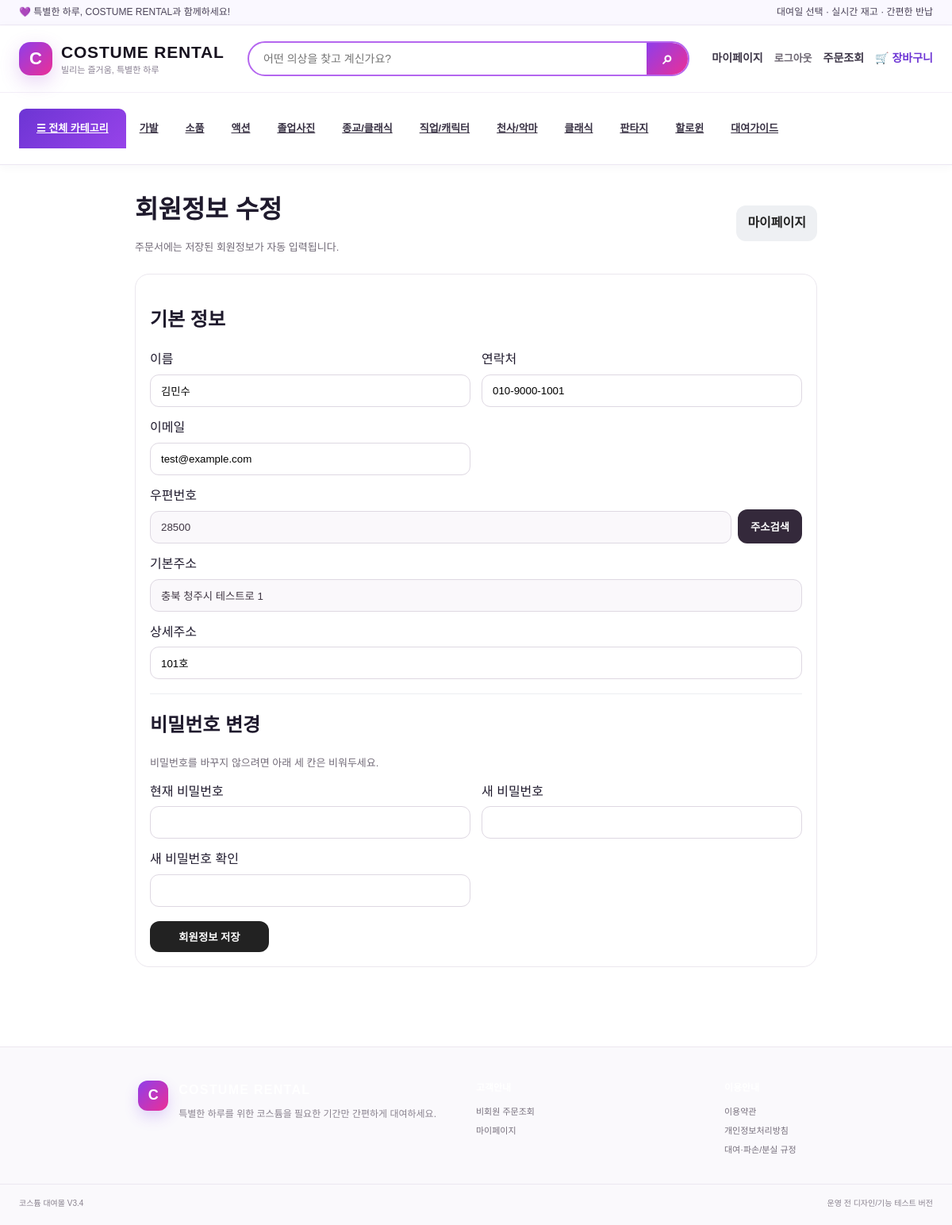
Page /mypage/profile (signed in) on the committed database.
### tables this page shows
CREATE TABLE shop_categories (id INTEGER PRIMARY KEY AUTOINCREMENT,name TEXT NOT NULL UNIQUE,slug TEXT NOT NULL UNIQUE,image_filename TEXT DEFAULT '',sort_order INTEGER NOT NULL DEFAULT 0,show_on_home INTEGER NOT NULL DEFAULT 1,is_active INTEGER NOT NULL DEFAULT 1,created_at TEXT DEFAULT '');

CREATE TABLE member_accounts (
 id INTEGER PRIMARY KEY AUTOINCREMENT,
 name TEXT NOT NULL,
 phone TEXT NOT NULL,
 phone_key TEXT NOT NULL UNIQUE,
 email TEXT DEFAULT '',
 password_hash TEXT NOT NULL,
 zipcode TEXT DEFAULT '',
 address1 TEXT DEFAULT '',
 address2 TEXT DEFAULT '',
 is_active INTEGER NOT NULL DEFAULT 1,
 created_at TEXT NOT NULL DEFAULT '',
 last_login_at TEXT DEFAULT '', toss_customer_key TEXT DEFAULT '');

### app.py (the view, shortened to what this page needs)
@app.route('/mypage/profile', methods=['GET','POST'])
@member_required
def mypage_profile():
    member=current_member()
    return render_template('mypage_profile.html',member=member)

### app.py (called while the page is built, shortened)
def db():
    conn = sqlite3.connect(DB)
    conn.row_factory = sqlite3.Row
    conn.execute('PRAGMA foreign_keys=ON')
    return conn

def get_text_setting(conn, key, default=''):
    row = conn.execute('SELECT value FROM settings WHERE key=?', (key,)).fetchone()
    return row['value'] if row else default

@app.before_request
def expire_stale_payment_holds():
    if request.endpoint == 'static':
        return
    conn=db(); now_text=datetime.now().strftime('%Y-%m-%d %H:%M')
    try:
        rows=conn.execute("SELECT * FROM reservations WHERE payment_status='결제대기' AND COALESCE(payment_expires_at,'')<>'' AND payment_expires_at<?",(now_text,)).fetchall()
    except sqlite3.OperationalError:
        conn.close(); return
    for row in rows:
        conn.execute("UPDATE reservations SET payment_status='결제실패',payment_failure_reason='결제시간 만료',payment_updated_at=? WHERE id=?",(now_text,row['id']))
        log_payment_transaction(conn,row['id'],row['payment_method'],card_payment_amount(row),'실패','결제시간 만료')
    if rows:
        conn.commit()
    conn.close()

def queue_due_pickup_notifications(conn):
    today=date.today()
    targets=((today+timedelta(days=1)).isoformat(), today.isoformat())
    rows=conn.execute("SELECT id,pickup_date FROM reservations WHERE pickup_date IN (?,?) AND payment_status='결제완료' AND status IN ('예약','대여중') AND return_status<>'회수완료'",targets).fetchall()
    created=0
    for row in rows:
        if queue_notification(conn,row['id'],'회수예정',f"{row['id']}:회수예정:{row['pickup_date']}"):
            created+=1
    return created

def current_member():
    member_id = session.get('member_user_id')
    if not member_id:
        return None
    conn = db()
    row = conn.execute('SELECT id,name,phone,phone_key,email,zipcode,address1,address2,is_active,last_login_at FROM member_accounts WHERE id=?', (member_id,)).fetchone()
    conn.close()
    if not row or not row['is_active']:
        session.pop('member_user_id', None)
        return None
    return row

def member_required(view):
    @wraps(view)
    def wrapped(*args, **kwargs):
        if not current_member():
            flash('로그인이 필요한 메뉴입니다.')
            return redirect(url_for('member_login', next=request.path))
        return view(*args, **kwargs)
    return wrapped

def current_admin():
    admin_id = session.get('admin_user_id')
    if not admin_id:
        return None

### templates/mypage_profile.html
{% extends 'base.html' %}{% block title %}회원정보 수정{% endblock %}{% block content %}
<div class="memberform"><div class="pagehead"><div><h1>회원정보 수정</h1><p class="muted">주문서에는 저장된 회원정보가 자동 입력됩니다.</p></div><a class="button ghost" href="{{url_for('mypage')}}">마이페이지</a></div>
<form method="post" class="panel"><h2>기본 정보</h2><div class="formgrid"><label>이름<input name="name" value="{{member.name}}" required></label><label>연락처<input name="phone" value="{{member.phone}}" required></label><label>이메일<input type="email" name="email" value="{{member.email}}"></label><div class="address-search-row full"><label>우편번호<input id="profileZipcode" class="address-readonly" name="zipcode" value="{{member.zipcode}}" readonly placeholder="주소검색을 눌러주세요"></label><button type="button" class="postcode-search-btn" onclick="openPostcodeSearch('profileZipcode','profileAddress1','profileAddress2')">주소검색</button></div><label class="full">기본주소<input id="profileAddress1" class="address-readonly" name="address1" value="{{member.address1}}" readonly></label><label class="full">상세주소<input id="profileAddress2" name="address2" value="{{member.address2}}" placeholder="동/호수 등 상세주소"></label></div><hr><h2>비밀번호 변경</h2><p class="muted">비밀번호를 바꾸지 않으려면 아래 세 칸은 비워두세요.</p><div class="formgrid"><label>현재 비밀번호<input type="password" name="current_password"></label><label>새 비밀번호<input type="password" name="new_password" minlength="8"></label><label>새 비밀번호 확인<input type="password" name="confirm_password" minlength="8"></label></div><button class="memberprimary">회원정보 저장</button></form></div>
{% endblock %}

### templates/base.html (shortened to what this page needs)
<!doctype html>
<html lang="ko">
<head>
  <link rel="stylesheet" href="{{ url_for('static',filename='style.css') }}">
</head>
<body class="{% if admin_user %}has-adminbar{% endif %}">
  <div class="noticebar"><div class="wrap noticeinner"><span>💜 특별한 하루, COSTUME RENTAL과 함께하세요!</span><span class="noticehide">대여일 선택 · 실시간 재고 · 간편한 반납</span></div></div>
  <header class="siteheader v34-header">
    <div class="wrap v34-head-main">
      <a class="shopbrand" href="{{ url_for('home') }}"><span class="brandmark">C</span><span><b>COSTUME RENTAL</b><small>빌리는 즐거움, 특별한 하루</small></span></a>
      <form class="v34-head-search" action="{{url_for('home')}}#catalog" method="get"><input type="search" name="q" placeholder="어떤 의상을 찾고 계신가요?"><button aria-label="검색">⌕</button></form>
      <div class="navaccount v34-account">{% if member_user %}<a href="{{url_for('mypage')}}">마이페이지</a><form class="plainform" method="post" action="{{url_for('member_logout')}}"><button class="textbutton">로그아웃</button></form>{% else %}<a href="{{url_for('member_login')}}">로그인</a><a href="{{url_for('member_signup')}}">회원가입</a>{% endif %}<a href="{{url_for('order_lookup')}}">주문조회</a><a class="v34-cart" href="{{url_for('cart_view')}}">🛒 장바구니</a>{% if admin_user %}<a class="adminquick" href="{{url_for('dashboard')}}">관리자</a>{% endif %}</div>
    </div>
    {% if nav_categories %}<nav class="v34-category-nav"><div class="wrap"><a class="v34-allcat" href="{{url_for('home')}}#catalog">☰ 전체 카테고리</a>{% for c in nav_categories %}<a href="{{url_for('home',category=c.slug)}}#catalog">{{c.name}}</a>{% endfor %}<a href="{{url_for('order_lookup')}}">대여가이드</a></div></nav>{% endif %}
  </header>
  <main class="wrap sitecontent">{% with messages=get_flashed_messages() %}{% if messages %}{% for m in messages %}<div class="flash">{{ m }}</div>{% endfor %}{% endif %}{% endwith %}{% block content %}{% endblock %}</main>
  <footer class="sitefooter"><div class="wrap footergrid"><div class="footerbrand"><span class="brandmark smallmark">C</span><div><b>COSTUME RENTAL</b><p>특별한 하루를 위한 코스튬을 필요한 기간만 간편하게 대여하세요.</p></div></div><div><b>고객안내</b><a href="{{url_for('order_lookup')}}">비회원 주문조회</a>{% if member_user %}<a href="{{url_for('mypage')}}">마이페이지</a>{% else %}<a href="{{url_for('member_login')}}">회원 로그인</a>{% endif %}</div><div><b>이용안내</b><a href="{{url_for('legal_policy',doc_type='terms')}}">이용약관</a><a href="{{url_for('legal_policy',doc_type='privacy')}}">개인정보처리방침</a><a href="{{url_for('legal_policy',doc_type='rental')}}">대여·파손/분실 규정</a></div></div><div class="wrap footercopy"><span>코스튬 대여몰 V3.4</span><span>운영 전 디자인/기능 테스트 버전</span></div></footer>
</body>
</html>

### rows in the picture
shop_categories: name "가발"
shop_categories: name "소품"
shop_categories: name "액션"
shop_categories: name "졸업사진"
shop_categories: name "종교/클래식"
shop_categories: name "직업/캐릭터"
shop_categories: name "천사/악마"
shop_categories: name "클래식"
shop_categories: name "판타지"
shop_categories: name "할로윈"
member_accounts: name "김민수", phone "010-9000-1001", email "test@example.com", zipcode "28500", address1 "충북 청주시 테스트로 1", address2 "101호"
